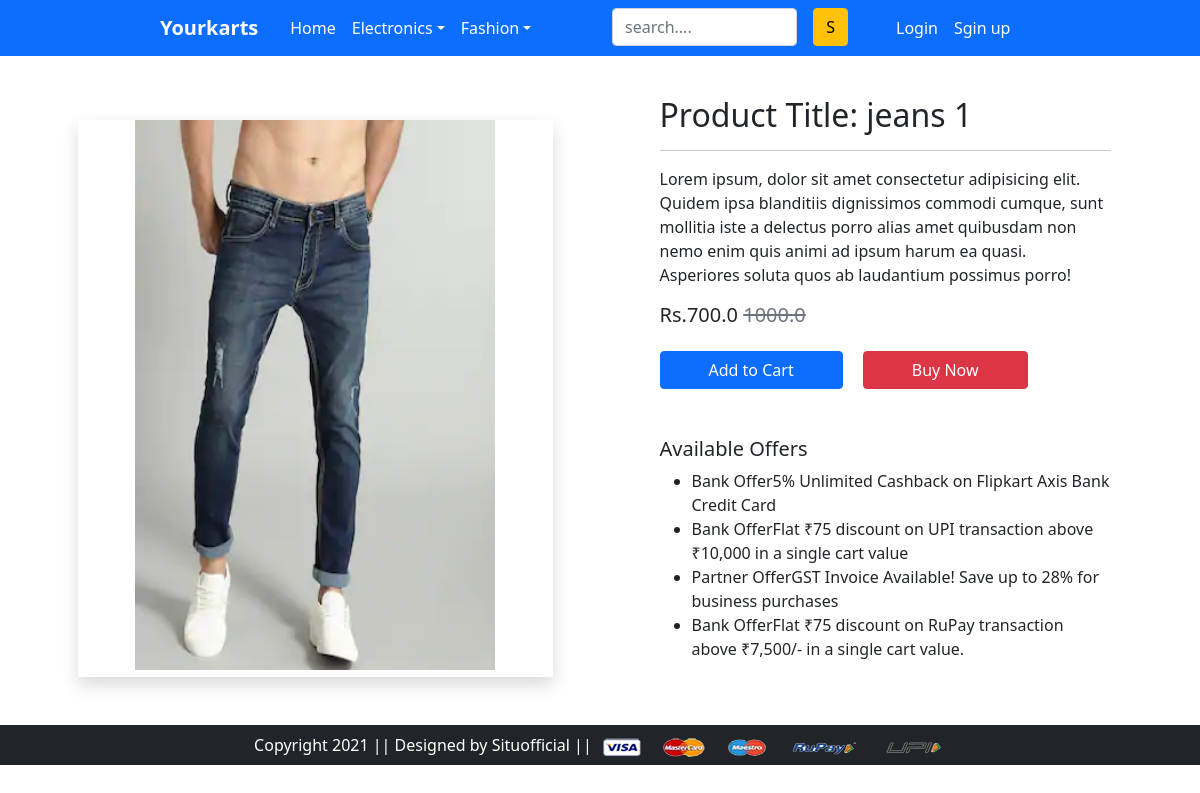
Screenshot of /product-details/1/ with the database file from the repository.
### app/models.py (models this page shows, shortened)
class Product(models.Model):
    title=models.CharField(max_length=200)
    selling_price=models.FloatField()
    discount_price=models.FloatField()
    brand=models.CharField(max_length=50)
    description=models.TextField()
    category=models.CharField(max_length=2,choices=Ctc)
    product_img=models.ImageField(upload_to='productimg')

### app/views.py (the view)
# urls.py: path('product-details/<int:pk>/',views.product_details,name='product_details'),
def product_details(request,pk):
    product=Product.objects.get(pk=pk)
    item_alredy_in_cart = False
    if request.user.is_authenticated:
        item_alredy_in_cart=Cart.objects.filter(Q(product=product.id) & Q(user=request.user)).exists()
    return render(request,'app/product_details.html',{'products':product,'item_alredy_in_cart':item_alredy_in_cart})

### app/templates/app/product_details.html (shortened to what this page needs)
{% extends 'app/base.html' %}
{% load static %}
{% block maincontent %}
<div class="container pt-5">
    <div class="row my-5 justify-content-around">
        <div class="col-5 bg-grey shadow mt-4">
        <img src="{{products.product_img.url}}" alt="" srcset="" style="width: 80%; height: 550px; display:block; margin:auto; ">
        </div>
        <div class="col-5 ">
            <h2>
                Product Title: {{products.title}}<hr>
            </h2>
            <p class="">Lorem ipsum, dolor sit amet consectetur adipisicing elit. Quidem ipsa blanditiis dignissimos commodi cumque, sunt mollitia iste a delectus porro alias amet quibusdam non nemo enim quis animi ad ipsum harum ea quasi. Asperiores soluta quos ab laudantium possimus porro!</p>
            <h5 class="mb-4">Rs.{{products.discount_price}} <s class="text-muted h5">{{products.selling_price}}</s></h5>
            {% if request.user.is_authenticated %}
                {% if item_alredy_in_cart %}
                    <div class="mb-5">
                        <form action="/cart" class="d-inline">
                            <input type="hidden" name="product_id" value="{{products.id}}" id="product_id">
                            <button type="submit" class="btn btn-warning px-5 ">Go to Cart</button>
                        </form>
                        <a href="{% url 'placeorder' %}" class="btn btn-danger mx-3 px-5 ">Buy Now</a>
                    </div>
                {% else %}
                    <div class="mb-5">
                        <form action="/add_to_cart" class="d-inline">
                            <input type="hidden" name="product_id" value="{{products.id}}" id="product_id">
                            <button type="submit" class="btn btn-primary px-5 ">Add to Cart</button>
                        </form>
                        <a href="{% url 'placeorder' %}" class="btn btn-danger mx-3 px-5 ">Buy Now</a>
                    </div>
                {% endif%}
            {% else %}
                <div class="mb-5">
                    <form action="/add_to_cart" class="d-inline">
                        <button type="submit" class="btn btn-primary px-5 ">Add to Cart</button>
                    </form>
                    <a href="{% url 'placeorder' %}" class="btn btn-danger mx-3 px-5 ">Buy Now</a>
                </div>
            {% endif%}
            <h5>Available Offers</h5>
            <ul>
                <li>Bank Offer5% Unlimited Cashback on Flipkart Axis Bank Credit Card</li>
                <li>Bank OfferFlat ₹75 discount on UPI transaction above ₹10,000 in a single cart value</li>
                <li>Partner OfferGST Invoice Available! Save up to 28% for business purchases</li>
                <li>Bank OfferFlat ₹75 discount on RuPay transaction above ₹7,500/- in a single cart value.</li>
            </ul>
        </div>
    </div>
</div>
{% endblock maincontent %}

### rows the page displays
Product: product_img (picture), title "jeans 1", discount_price "700.0", selling_price "1000.0"
